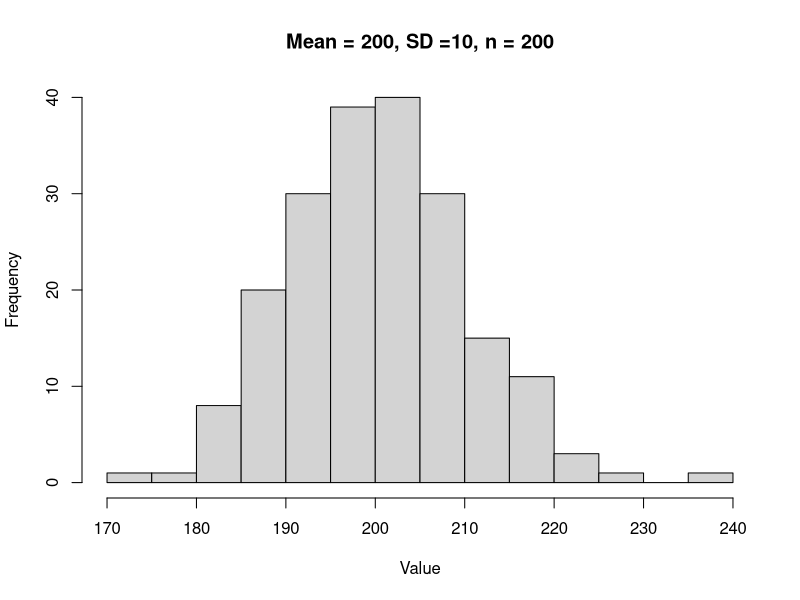
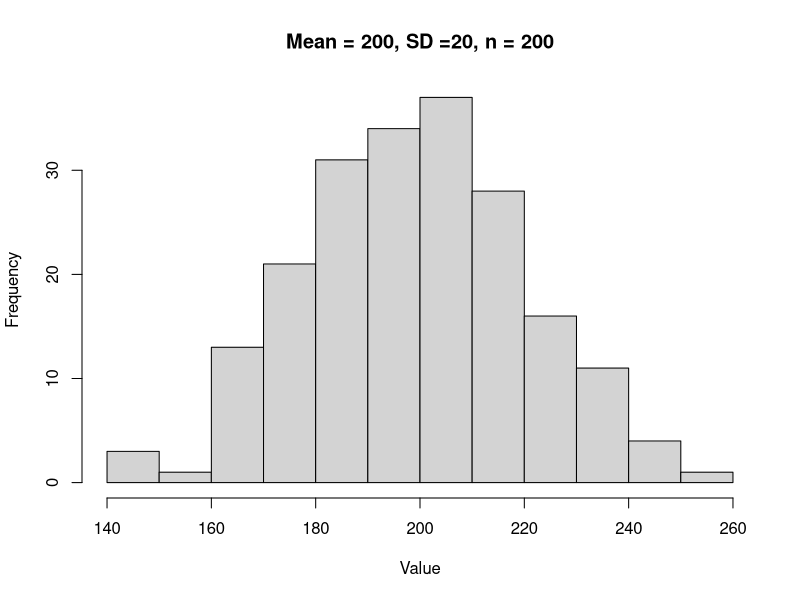
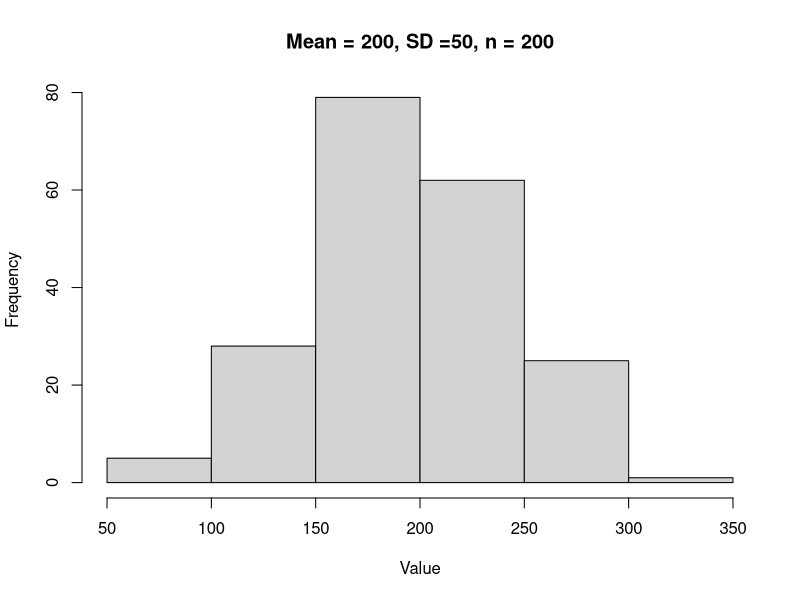

Generate these figures, in order, with R: (Note: this script raises an error after producing the figures.)
# BIOL 3551: Species distributions in R

# an anonymous function:
foo <- lapply(c(10,20,50),function(x){
  fnm <- paste('Histogram, random sample, SD =',x,'.jpg',sep='')
  dat <- rnorm(200,200,x)
  jpeg(fnm,width=4,height=3,units='in',res=200)
  hist(dat,main=paste('Mean = 200, SD =',x,', n = 200',sep=''),xlab='Value')
  dev.off()
})

# a named function:
# Function to install packages
check.install.packages <- function(list.packages){
  foo <- lapply(list.packages, function(req.lib){
    is.installed <- is.element(req.lib, installed.packages()[,1])
    if(is.installed == FALSE){install.packages(req.lib)}
    require(req.lib, character.only = TRUE)
  })
}

# plotting data:
jpeg('Dartford_Warbler_distribution.jpg',height=6,width=4.5,units='in',res=200)
par(las=1)
plot(SD.data$lon,SD.data$lat,pch=19,cex=0.7,col='grey90',xlab='Longitude',ylab='Latitude')
pres <- subset(SD.data, presence == 1)
points(pres$lon,pres$lat,pch=19,cex=0.7,col='darkgreen')
dev.off()

# plotting bioclimatic data:
map.data <- function(dat, varnm, period){
  # create a file name for output
  filenm <- paste(period,'_',varnm,'.jpg',sep='')  
  # set up output and plotting parameters
  jpeg(filenm,height=6,width=9,units='in',res=200)
  par(mfrow=c(1,2),las=1)  
  # identify variable roles
  x <- as.numeric(dat[,1]); y <- as.numeric(dat[,2]); z <- as.numeric(dat[,3])  
  # find range of z variable to map z values to colours
  lo <- min(z); hi <- max(z); range <- hi-lo  
  # map each z value to a number between 1 and 255
  cols <- 1 + 254 * (z - lo)/range  
  # create the plot
  plot(x,y,
       pch=19,cex=0.6,
       col=colorRampPalette(c("blue", "yellow", "red"))(255)[cols],
       xlab='Longitude',ylab='Latitude')  
  # create a key
  plot(c(0,1),c(0,1),type='n',bty='n',axes=F,xlab='',ylab='') # a dummy plot to set up the boundaries within which we must produce the key
  for (i in 1:255) lines(c(0,0.3),rep(1-i/255,2),
                         col=colorRampPalette(c("blue", "yellow", "red"))(255)[i],lwd=2)
  mtext(varnm,at=0.15)
  for (i in c(1,255)){
    if (i == 1) val <- lo else val <- hi
    text(0.33,1-i/255,format(round(val,3),nsmall=3),pos=4)
  }
  dev.off()
}

# mapping more data:
period <- '1961-1990'
foo <- lapply(4:6, function(C){
  focal.data <- Biocli[,c(2,3,C)]
  focal.name <- toupper(names(Biocli[C]))
  map.data(focal.data,focal.name,period)
})

# calling the revised map.data function:
period <- c('1961-1990','2080')
foo <- lapply(period, function(P){
  foo <- lapply(4:6, function(C){
    if (P == '2080') focal.data <- Future.clim[,c(2,3,C)] else focal.data <- Biocli[,c(2,3,C)]
    focal.name <- toupper(names(focal.data[3]))
    lo <- min(Biocli[,C],Future.clim[,C])
    hi <- max(Biocli[,C],Future.clim[,C])
    map.data(focal.data,focal.name,P,lo,hi)
  })
})

